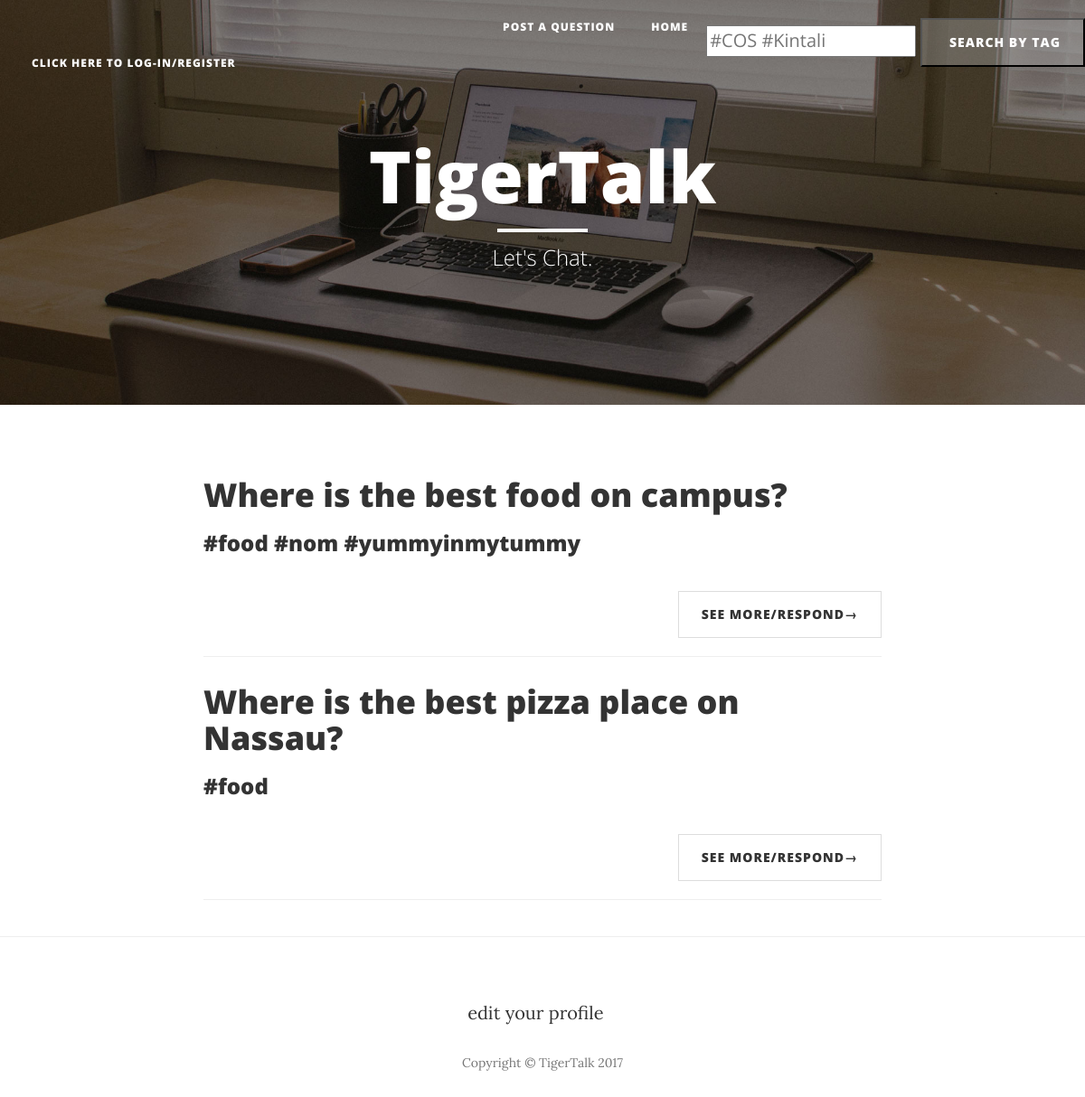
The app's page /blog/#food/ with its own data.
### blog/models.py (models this page shows, shortened)
class Question(models.Model):
    blocked_by = models.OneToOneField(User, blank=True, null=True)
    text = models.TextField()
    created_at = models.DateTimeField()
    blockedOrNot = models.BooleanField(default = False)
    inappropriateCount = models.IntegerField(
        default=0,
        verbose_name= "Inappropriate")
    inappropriateId = models.ManyToManyField(User, related_name = 'flagged_questions')
    objects = managers.QuestionManager()
    class Meta:
        verbose_name = "Question"
        verbose_name_plural = "Questions"
    def top_answers(self):
        return self.answers.order_by('-helpfulCount')

class Tag(models.Model):
    questions = models.ManyToManyField(Question, related_name = 'tags')
    text = models.CharField(max_length = 30)
    objects = managers.TagManager()
    class Meta:
        verbose_name = "Tag"
        verbose_name_plural = "Tags"
        ordering = ("text",)

### blog/views.py (the view)
# urls.py: url(r'^(?P<tag_text>.+)/$', views.filtertag, name='filtertag'),
def filtertag(request, tag_text):
	txt = tag_text
	print(txt)
	latest_question_list = Question.objects.order_by('-created_at')
	allowed_question_list = []
	for q in latest_question_list:
		print(q.text)
		allowed = True
		if not q.tags.filter(text__iregex = txt):
				allowed = False
		if allowed:
			allowed_question_list.append(q)
	template = loader.get_template('blog/index.html')
	context = {
		'questions' : allowed_question_list,
		'expanded_question_list' : [],
		'response_question_list' : [],
		'user': request.user,
		'flagged_question_list': [],
		'expanded_answers': [],
		'cur_page': 1,
		'helpful_responses_list': [],
		'inapp_responses_list': [],
	}
	return HttpResponse(template.render(context, request))

### blog/templates/blog/index.html (shortened to what this page needs)
{% load staticfiles %}
<!DOCTYPE html>
<html lang="en">
<head>
    <link href="{% static 'vendor/bootstrap/css/bootstrap.min.css' %}" rel="stylesheet">
    <link href="{% static 'css/clean-blog.css' %}" rel="stylesheet">
    <link href="{% static 'vendor/font-awesome/css/font-awesome.mincss' %}" rel="stylesheet" type="text/css">
</head>
<body>
    <nav class="navbar navbar-default navbar-custom navbar-fixed-top">
        <div class="container-fluid">
            <div class="collapse navbar-collapse" id="bs-example-navbar-collapse-1">
                <ul class="nav navbar-nav navbar-left">
                <li>
                    <a href="index.html">
                    {% if user.is_authenticated %}
                        Currently logged in as {{user.profile.handle}}. </a>
                        <li>
                        <a href="/accounts/logout">Log out</a>
                        </li>
                    {% else %}
                    <a href="{% url 'blog:loginpage' %}">Click here to Log-in/Register</a>
                    {% endif %}
                    </li>
                </ul>
                <ul class="nav navbar-nav navbar-right">
                    <li>
                        <a href="{% url 'blog:postaq' %}">Post a question</a>
                    </li>
                    <li>
                        <a href="{% url 'blog:index' %}">Home</a>
                    </li>
                    <li>
                          <form action="{% url 'blog:filter' %}" method="get">
                            <input type="text" name="tags" placeholder="#COS #Kintali" value="">
                            <input type="submit" value=" Search by tag">
                        </form>
                    </li>
                </ul>
            </div>
        </div>
    </nav>
    <header class="intro-header" style="background-image: url('{% static "img/home-bg.jpg"%}')">
        <div class="container">
            <div class="row">
                <div class="col-lg-8 col-lg-offset-2 col-md-10 col-md-offset-1">
                    <div class="site-heading">
                        <h1>TigerTalk</h1>
                        <hr class="small">
                        <span class="subheading">Let's Chat.</span>
                    </div>
                </div>
            </div>
        </div>
    </header>
    {% load el_pagination_tags %}
    <div class="container">
        <div class="row">
            <div class="col-lg-8 col-lg-offset-2 col-md-10 col-md-offset-1">
                {% for question in questions %}
                <div class="post-preview">
                    <a href="{% url 'blog:questions' question.id %}">
                        <h2 class="post-title">
                            {{ question.text|truncatechars:200 }}
                        </h2>
                    </a>
                    <h3 class="post-subtitle">
                    {% for tag in question.tags.all %}
                        <a href="{% url 'blog:filtertag' tag.text %}">
                           {{tag.text}}
                        </a>
                    {% endfor %}
                    </h3>
                    </div>
                <ul class="pager">
                    <li class="next">
                        <a href="{% url 'blog:questions' question.id %}">See more/Respond&rarr;</a>
                    </li>
                </ul>
                <hr>
                {% endfor %}
            </div>
        </div>
    </div>
    <hr>
    <footer>
        <div class="container">
            <div class="row">
                <div class="col-lg-8 col-lg-offset-2 col-md-10 col-md-offset-1">
                    <ul class="list-inline text-center">
                        <li>
                            <a href="{% url 'blog:editprofile' %}">
                              edit your profile
                            </a>
                        </li>
                    </ul>
                    <p class="copyright text-muted">Copyright &copy; TigerTalk 2017</p>
                </div>
            </div>
        </div>
    </footer>
</body>
</html>

### blog/static/css/clean-blog.css (style rules this page uses)
body { font-family: 'Lora', 'Times New Roman', serif; font-size: 20px; color: #333333; }
p { line-height: 1.5; margin: 30px 0; }
h1, h2, h3, h4, h5, h6 { font-family: 'Open Sans', 'Helvetica Neue', Helvetica, Arial, sans-serif; font-weight: 800; }
a { color: #333333; }
hr.small { max-width: 100px; margin: 15px auto; border-width: 4px; border-color: white; }
.navbar-custom { position: absolute; top: 0; left: 0; width: 100%; z-index: 3; font-family: 'Open Sans', 'Helvetica Neue', Helvetica, Arial, sans-serif; }
.navbar-custom .nav li a { text-transform: uppercase; font-size: 12px; font-weight: 800; letter-spacing: 1px; }
@media only screen and (min-width: 768px) { .navbar-custom { background: transparent; border-bottom: 1px solid transparent; } }
@media only screen and (min-width: 768px) { .navbar-custom .nav li a { color: white; padding: 20px; } }
@media only screen and (min-width: 1170px) { .navbar-custom { -webkit-transition: background-color 0.3s; -moz-transition: background-color 0.3s; transition: background-color 0.3s; -webkit-transform: translate3d(0, 0, 0); -moz-transform: translate3d(0, 0, 0); -ms-transform: translate3d(0, 0, 0); -o-transform: translate3d(0, 0, 0); transform: translate3d(0, 0, 0); -webkit-backface-visibility: hidden; backface-visibility: hidden; } }
.intro-header { background-color: #777777; background: no-repeat center center; background-attachment: scroll; -webkit-background-size: cover; -moz-background-size: cover; background-size: cover; -o-background-size: cover; margin-bottom: 50px; }
.intro-header .site-heading, .intro-header .post-heading, .intro-header .page-heading { padding: 100px 0 50px; color: white; }
@media only screen and (min-width: 768px) { .intro-header .site-heading, .intro-header .post-heading, .intro-header .page-heading { padding: 150px 0; } }
.intro-header .site-heading, .intro-header .page-heading { text-align: center; }
.intro-header .site-heading h1, .intro-header .page-heading h1 { margin-top: 0; font-size: 50px; }
.intro-header .site-heading .subheading, .intro-header .page-heading .subheading { font-size: 24px; line-height: 1.1; display: block; font-family: 'Open Sans', 'Helvetica Neue', Helvetica, Arial, sans-serif; font-weight: 300; margin: 10px 0 0; }
@media only screen and (min-width: 768px) { .intro-header .site-heading h1, .intro-header .page-heading h1 { font-size: 80px; } }
.post-preview > a { color: #333333; }
.post-preview > a > .post-title { font-size: 30px; margin-top: 30px; margin-bottom: 10px; }
@media only screen and (min-width: 768px) { .post-preview > a > .post-title { font-size: 36px; } }
footer { padding: 50px 0 65px; }
footer .list-inline { margin: 0; padding: 0; }
footer .copyright { font-size: 14px; text-align: center; margin-bottom: 0; }
.pager { margin: 20px 0 0; }
.pager li > a, .pager li > span { font-family: 'Open Sans', 'Helvetica Neue', Helvetica, Arial, sans-serif; text-transform: uppercase; font-size: 14px; font-weight: 800; letter-spacing: 1px; padding: 15px 25px; background-color: white; border-radius: 0; }
body { -webkit-tap-highlight-color: #0085A1; }
input[type=submit] { margin: 20px 0 0; }
input[type=submit] li > a, input[type=submit] { font-family: 'Open Sans', 'Helvetica Neue', Helvetica, Arial, sans-serif; text-transform: uppercase; font-size: 14px; font-weight: 800; letter-spacing: 1px; padding: 15px 25px; border-radius: 0; border-style: 1px solid; color: white; background-color: rgba(170, 170, 170, 0.39);; }

### records on screen
Question: text "Where is the best food on campus?"
Tag: text "#food"
Tag: text "#nom"
Tag: text "#yummyinmytummy"
Question: text "Where is the best pizza place on Nassau?"
Tag: text "#food"
